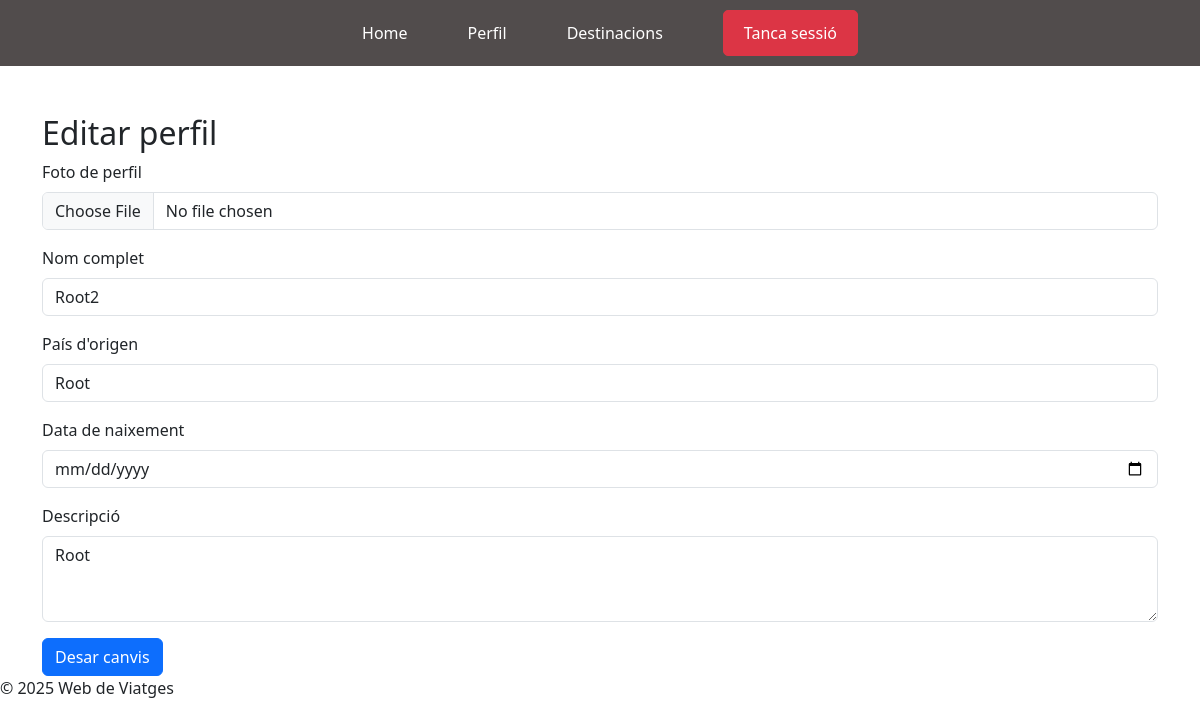
Screenshot of /accounts/editar_perfil (signed in) with the database file from the repository.
### accounts/models.py (models this page shows, shortened)
class PerfilUsuari(models.Model):
    usuari = models.OneToOneField(User, on_delete=models.CASCADE, related_name="perfil")
    avatar = models.ImageField(upload_to='avatars/', blank=True, null=True)
    descripcion = models.TextField(blank=True, null=True)
    nom_complet = models.CharField(max_length=200, blank=True, null=True)  #
    pais_origen = models.CharField(max_length=100, blank=True, null=True)
    data_naixement = models.DateField(blank=True, null=True)

### accounts/views.py (the view)
# urls.py: path('editar_perfil', views.editar_perfil, name='editar_perfil'),
@login_required
def editar_perfil(request):
    perfil = get_object_or_404(PerfilUsuari, usuari=request.user)
    if request.method == 'POST':
        form = PerfilUsuariForm(request.POST, request.FILES, instance=perfil)
        if form.is_valid():
            form.save()
            return redirect('profile')
    else:
        form = PerfilUsuariForm(instance=perfil)
    return render(request, 'editar_perfil.html', {'form': form})

### accounts/forms.py
class PerfilUsuariForm(forms.ModelForm):
    class Meta:
        model = PerfilUsuari
        fields = ['avatar', 'descripcion', 'nom_complet', 'pais_origen', 'data_naixement']
        labels = {
            'avatar': 'Foto de perfil',  # Cambiar el nombre del campo de avatar
            'descripcion': 'Descripció',  # Cambiar el nombre del campo de descripción
            'nom_complet': 'Nom complet',  # Cambiar el nombre del campo de nombre completo
            'pais_origen': 'País d\'origen',  # Cambiar el nombre del campo de país de origen
            'data_naixement': 'Data de naixement',  # Cambiar el nombre del campo de fecha de nacimiento
        }
        help_texts = {
            'avatar': 'Pots pujar una imatge per al teu perfil.',
            'descripcion': 'Afegeix una breu descripció sobre tu.',
            'nom_complet': 'Escriviu el vostre nom complet.',
            'pais_origen': 'Indiqueu el vostre país d\'origen.',
            'data_naixement': 'Introdueix la teva data de naixement.',
        }

### accounts/templates/editar_perfil.html (shortened to what this page needs)
{% extends "base.html" %}
{% block content %}
<div class="container mt-5">
    <h2>Editar perfil</h2>
    <form method="POST" enctype="multipart/form-data">
        <div class="mb-3">
            <label for="id_avatar" class="form-label">Foto de perfil</label>
            <input type="file" class="form-control" id="id_avatar" name="avatar" accept="image/*">
        </div>
        <div class="mb-3">
            <label for="id_nom_complet" class="form-label">Nom complet</label>
            <input type="text" class="form-control" id="id_nom_complet" name="nom_complet" value="{{ form.nom_complet.value }}">
        </div>
        <div class="mb-3">
            <label for="id_pais_origen" class="form-label">País d'origen</label>
            <input type="text" class="form-control" id="id_pais_origen" name="pais_origen" value="{{ form.pais_origen.value }}">
        </div>
        <div class="mb-3">
            <label for="id_data_naixement" class="form-label">Data de naixement</label>
            <input type="date" class="form-control" id="id_data_naixement" name="data_naixement" value="{{ form.data_naixement.value }}">
        </div>
        <div class="mb-3">
            <label for="id_descripcion" class="form-label">Descripció</label>
            <textarea class="form-control" id="id_descripcion" name="descripcion" rows="3">{{ form.descripcion.value }}</textarea>
        </div>
        <button type="submit" class="btn btn-primary">Desar canvis</button>
    </form>
</div>
{% endblock %}

### rows the page displays
PerfilUsuari: nom_complet "Root2", pais_origen "Root", descripcion "Root"
